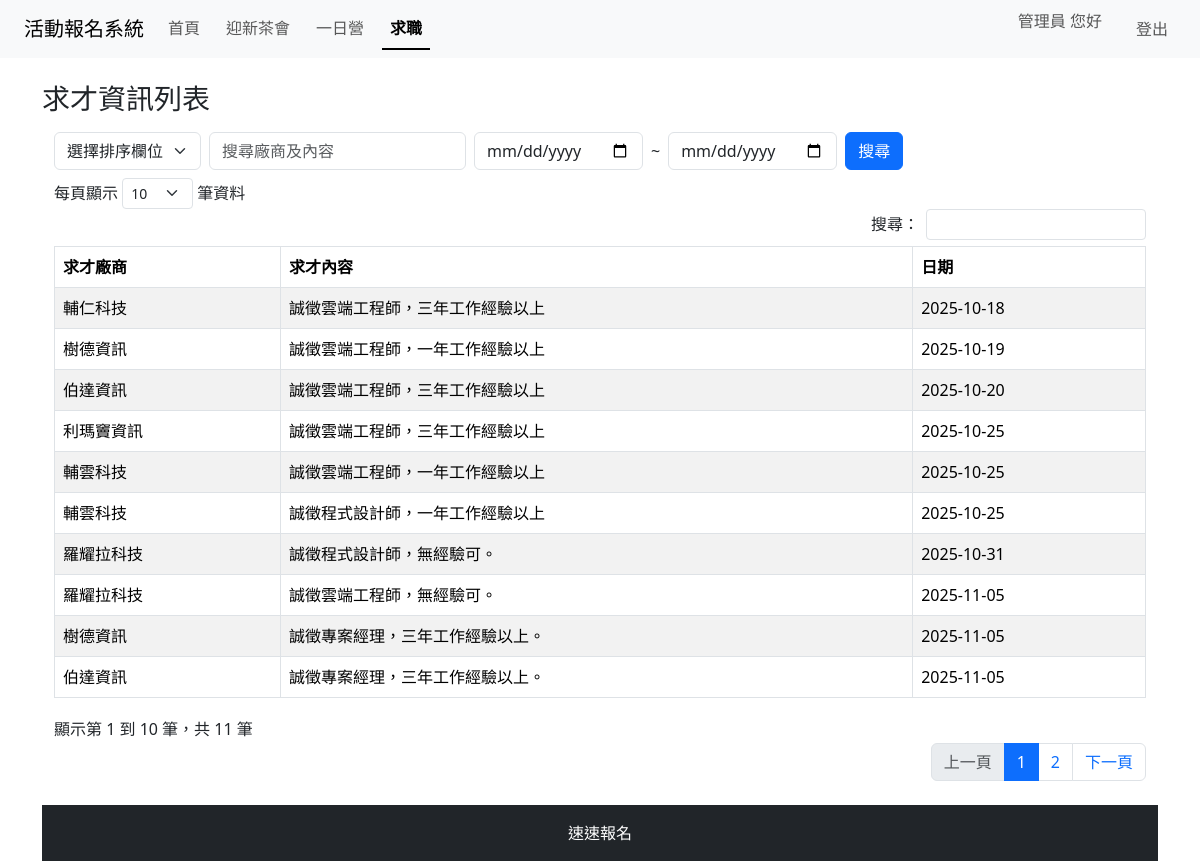
Page /job.php (signed in) on the committed database.
### tables this page shows
CREATE TABLE `job` (
  `postid` int(11) NOT NULL,
  `company` varchar(45) NOT NULL,
  `content` text NOT NULL,
  `pdate` date NOT NULL
);

### job.php (the view, shortened to what this page needs)
<?php
require_once "header.php";
try {
  require_once 'db.php';
  $searchtxt = mysqli_real_escape_string($conn, $_POST["searchtxt"] ?? "");
  $date_start = $_POST["date_start"] ?? "";
  $date_end = $_POST["date_end"] ?? "";
  $sql = "select * from job";
  $result = mysqli_query($conn, $sql);
?>
<div class="container mt-4">
    <h3 class="mb-3">求才資訊列表</h3>
<div class="container">
<form action="job.php" method="post">
  <div class="row g-2 align-items-center mb-2">
    <div class="col-auto">
      <select name="order" aria-label="選擇排序欄位" class="form-select">
        <option selected value="">選擇排序欄位</option>
      </select>
    </div>
    <div class="col-auto">
      <input placeholder="搜尋廠商及內容" value="<?=htmlspecialchars($searchtxt)?>" type="text" name="searchtxt" class="form-control">
    </div>
    <div class="col-auto">
      <input type="date" name="date_start" class="form-control" value="<?=htmlspecialchars($date_start)?>" placeholder="起始日期">
    </div>
    <div class="col-auto">
      <span>~</span>
    </div>
    <div class="col-auto">
      <input type="date" name="date_end" class="form-control" value="<?=htmlspecialchars($date_end)?>" placeholder="結束日期">
    </div>
    <div class="col-auto">
      <input class="btn btn-primary" type="submit" value="搜尋">
    </div>
  </div>
</form>
<table class="table table-bordered table-striped" id="job_table">
 <thead>
   <tr>
    <th>求才廠商</th>
    <th>求才內容</th>
    <th>日期</th>
   </tr>
 </thead>
 <tbody>
 <?php
 while($row = mysqli_fetch_assoc($result)) {?>
 <tr>
  <td><?=$row["company"]?></td>
  <td><?=$row["content"]?></td>
  <td><?=$row["pdate"]?></td>
 </tr>
 <?php
  }
 ?>
 </tbody>
</table>
</div>
<?php
}
catch(Exception $e) {
  echo 'Message: ' .$e->getMessage();
}
?>
<link rel="stylesheet"
href="https://cdn.datatables.net/1.13.6/css/dataTables.bootstrap5.min.css">
<?php require_once 'footer.php'; ?>

### rows in the picture
job: company "輔仁科技", content "誠徵雲端工程師，三年工作經驗以上", pdate "2025-10-18"
job: company "樹德資訊", content "誠徵雲端工程師，一年工作經驗以上", pdate "2025-10-19"
job: company "伯達資訊", content "誠徵雲端工程師，三年工作經驗以上", pdate "2025-10-20"
job: company "利瑪竇資訊", content "誠徵雲端工程師，三年工作經驗以上", pdate "2025-10-25"
job: company "輔雲科技", content "誠徵雲端工程師，一年工作經驗以上", pdate "2025-10-25"
job: company "輔雲科技", content "誠徵程式設計師，一年工作經驗以上", pdate "2025-10-25"
job: company "羅耀拉科技", content "誠徵程式設計師，無經驗可。", pdate "2025-10-31"
job: company "羅耀拉科技", content "誠徵雲端工程師，無經驗可。", pdate "2025-11-05"
job: company "樹德資訊", content "誠徵專案經理，三年工作經驗以上。", pdate "2025-11-05"
job: company "伯達資訊", content "誠徵專案經理，三年工作經驗以上。", pdate "2025-11-05"

### other values in the picture
$_SESSION["name"] "管理員"
